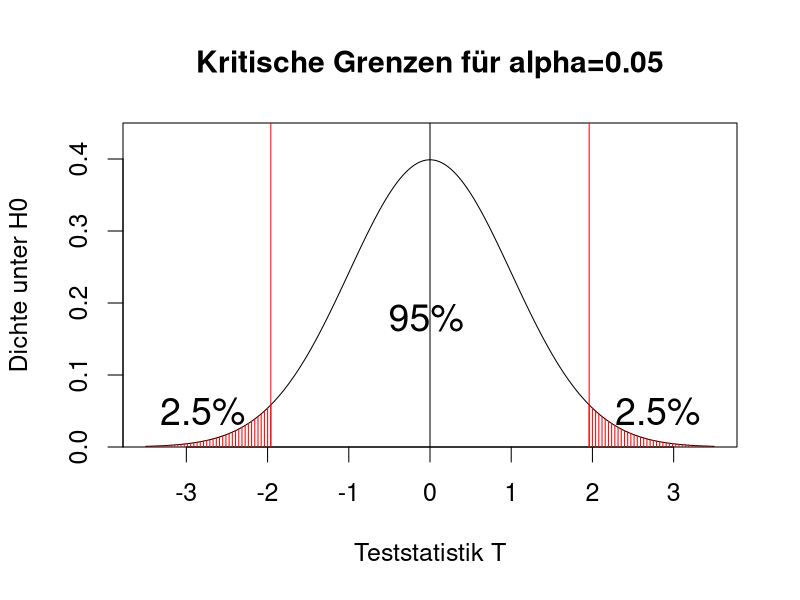
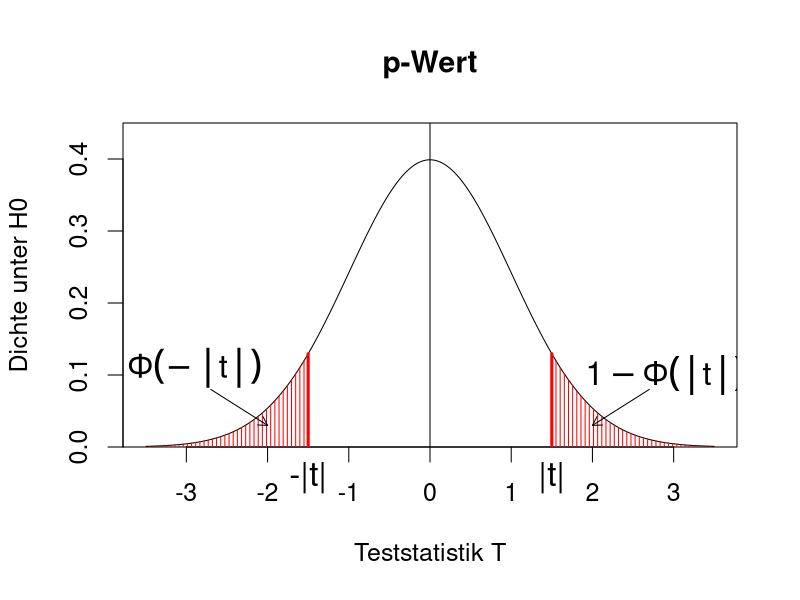
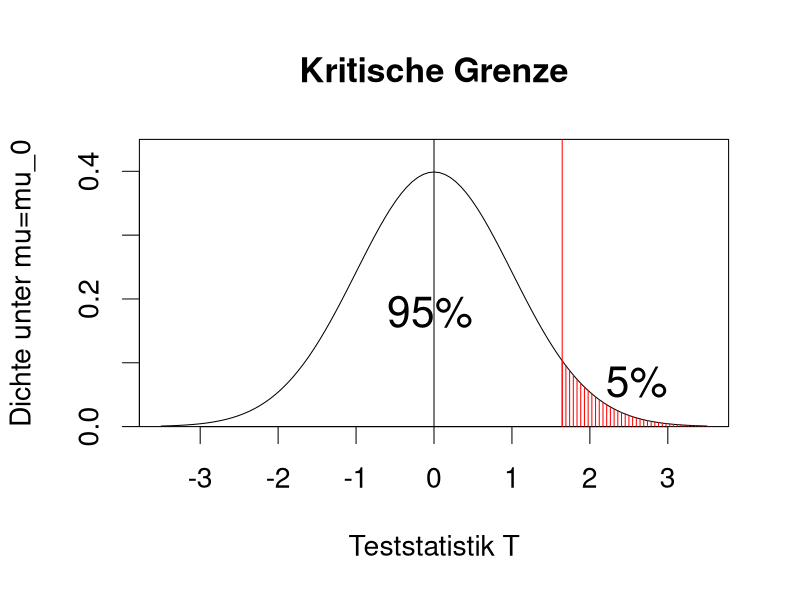

R code for these plots, in order:
## ---- chunk 1
#| echo: FALSE
par(cex=1.5)
x <- seq(from=-3.5, to=3.5, length=200)
plot(x, dnorm(x),
     type="l",
     main="Kritische Grenzen für alpha=0.05",
     xlab="Teststatistik T",
     ylab="Dichte unter H0",
     yaxs="i", ylim=c(0,0.45))
abline(v=0)
abline(v=qnorm(c(0.025,0.975)),col="red")
for(x in seq(from=qnorm(0.975), to=3.5, length=40)){
  lines(c(x,x), c(0,dnorm(x)), col="red")
  lines(-c(x,x), c(0,dnorm(x)), col="red")
}
text(-2.8,0.05,"2.5%",cex=1.5)
text(2.8,0.05,"2.5%",cex=1.5)
text(-0.05,0.18,"95%",cex=1.5)
## ---- chunk 2
qnorm(0.025)
qnorm(0.975)
## ---- chunk 3
#| echo: FALSE
par(cex=1.5)
x <- seq(from=-3.5, to=3.5, length=200)
plot(x, dnorm(x),
     type="l",
     main="p-Wert",
     xlab="Teststatistik T",
     ylab="Dichte unter H0",
     yaxs="i", ylim=c(0,0.45))

abline(v=0)

mtext("|t|",1,0.5,at=1.5,cex=2)
mtext("-|t|",1,0.5,at=-1.5,cex=2)

lines(c(1.5,1.5), c(0,dnorm(1.5)), col="red", lwd=3)
lines(c(-1.5,-1.5), c(0,dnorm(1.5)), col="red", lwd=3)

for(x in seq(1.5,3.5,length=40)){
  lines(c(x,x), c(0,dnorm(x)),col="red")
  lines(-c(x,x), c(0,dnorm(x)),col="red")
}

text(-2.9,0.11,
     expression(Phi(-group("|",t,"|"))),cex=1.3)
text(2.9,0.1,
     expression(1-Phi(group("|",t,"|"))),cex=1.3)
arrows(-2.7,0.08,-2,0.03,length=0.1)
arrows(2.7,0.08,2,0.03,length=0.1)
## ---- chunk 4
D <- read.csv("../data/StudentischeUmfrage2023.csv")
x <- D$Medienvertrauen
x <- x[!is.na(x)]
n <- length(x)
head(x, 10)
mean(x)
## ---- chunk 5
mu0 <- 50
alpha <- 0.05

teststat <- sqrt(n)*(mean(x) - mu0)/sd(x)
teststat

qnorm(1-alpha/2)
## ---- chunk 6
alpha <- 0.05
n <- 10
qt(1-alpha/2, df=n-1)
n <- 100
qt(1-alpha/2, df=n-1)
## ---- chunk 7
x <- c(199.47,197.19,197.02,197.53,198.78,
       202.52,195.74,199.11,200.3,195.74)
n <- length(x)
alpha <- 0.1
mu0 <- 200
teststat <- sqrt(n) * (mean(x) - mu0)/sd(x)
teststat

qt(1-alpha/2, df=n-1) # Quantil der t_9
## ---- chunk 8
par(cex=1.7)
curve(dnorm(x),from=-3.5,to=3.5,
      main="Kritische Grenze",
      xlab="Teststatistik T",
      ylab="Dichte unter mu=mu_0",
      yaxs="i", ylim=c(0,0.45))
abline(v=0)
abline(v=qnorm(0.95),col="red")
for(x in seq(qnorm(0.95),3.5,length=40)){
  lines(c(x,x),c(0,dnorm(x)),col="red")
}
text(2.6,0.07,"5%",cex=1.5)
text(-0.05,0.18,"95%",cex=1.5)
## ---- chunk 9
# Stichprobe
x <- c(63.55, 59.40, 65.96, 62.35, 60.17,
       60.65, 62.16, 59.53, 66.71, 61.81)
n <- length(x)
mean(x)
## ---- chunk 10
teststat <- sqrt(n)*(mean(x) - 61)/sd(x)
teststat

# 0.9-Quantil of t_9
qt(0.9, df=n-1)
## ---- chunk 11
x <- read.csv("../data/monatsbudgets.csv")
head(x)
## ---- chunk 12
yBWL <- x$Monatsbudget[x$Studiengang == "BWL"]
yVWL <- x$Monatsbudget[x$Studiengang == "VWL"]
paste(mean(yBWL), mean(yVWL))
nBWL <- length(yBWL)
nVWL <- length(yVWL)
paste(nBWL, nVWL)
## ---- chunk 13
teststat <- (mean(yBWL)-mean(yVWL))/
            sqrt(var(yBWL)/nBWL+var(yVWL)/nVWL)
teststat

alpha <- 0.05
qnorm(1-alpha/2)
